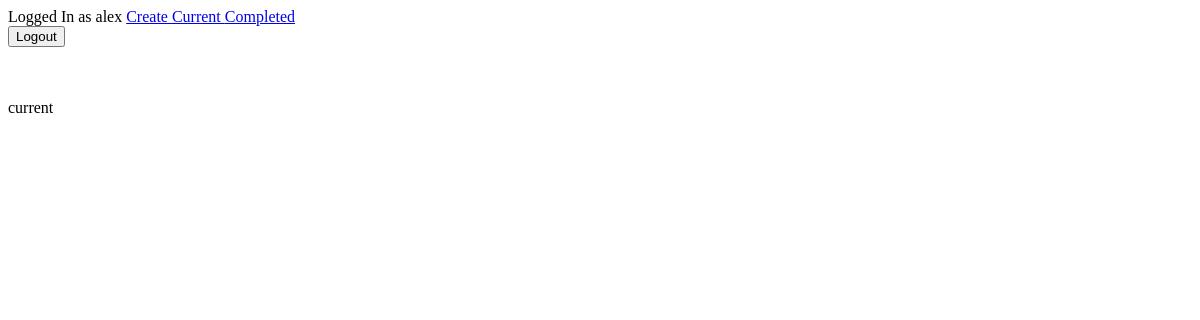
Before: /current/ (signed in) with the older database file.
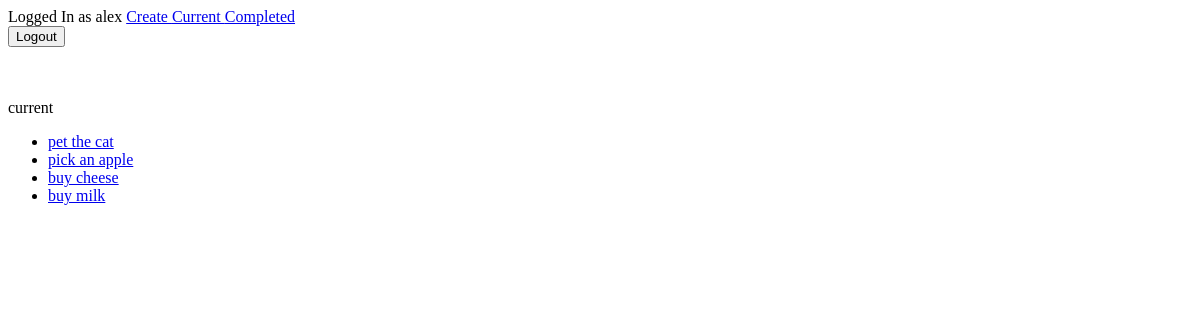
After: the same page with the newer database file.
### todo/models.py (models this page shows, shortened)
class Todo(models.Model):
    title = models.CharField(max_length=100)
    memo = models.TextField(blank=True)
    created = models.DateTimeField(auto_now_add=True)
    datecompleted = models.DateTimeField(null=True, blank=True)
    important = models.BooleanField(default=False)
    user = models.ForeignKey(User, on_delete=models.CASCADE)

### todo/views.py (the view)
# urls.py: path('current/', views.currenttodos, name ="currenttodos"),
@login_required
def currenttodos(request):
    todos = Todo.objects.filter(user=request.user, datecompleted__isnull=True)
    return render(request,'todo/currenttodos.html',{'todos':todos})

### todo/templates/todo/currenttodos.html (shortened to what this page needs)
{% extends 'todo/base.html' %}
{% block content %}
current
<ul>
    {% for todo in todos %}
    <li>
        <a href="{% url 'viewtodo' todo.id %}">
        {% if todo.important %}<b>{% endif %}{{ todo.title }}{% if todo.important %}</b>{% endif %}
        </a>
    </li>
    {% endfor %}
</ul>
{% endblock %}

Changed rows visible on the page:
added Todo: title "pet the cat"
added Todo: title "pick an apple"
added Todo: title "buy cheese"
added Todo: title "buy milk"
